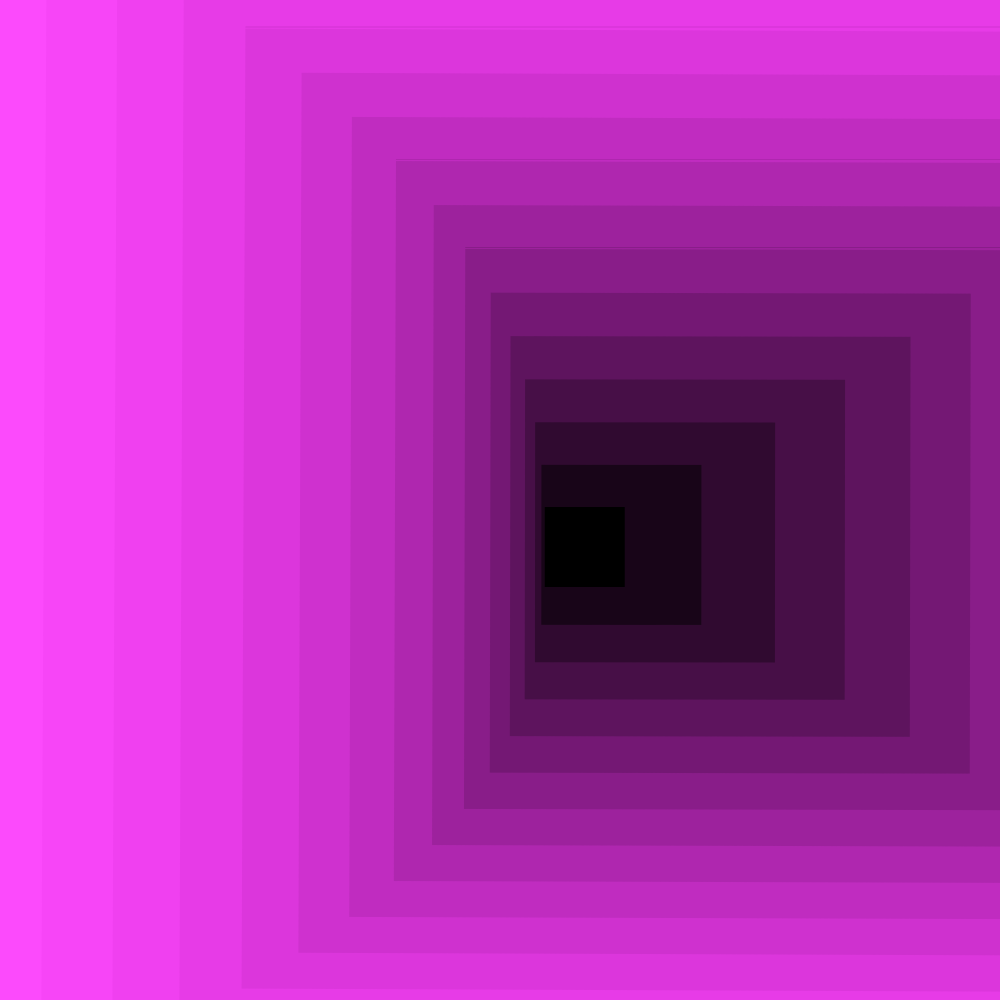
Frame 1 (no input)
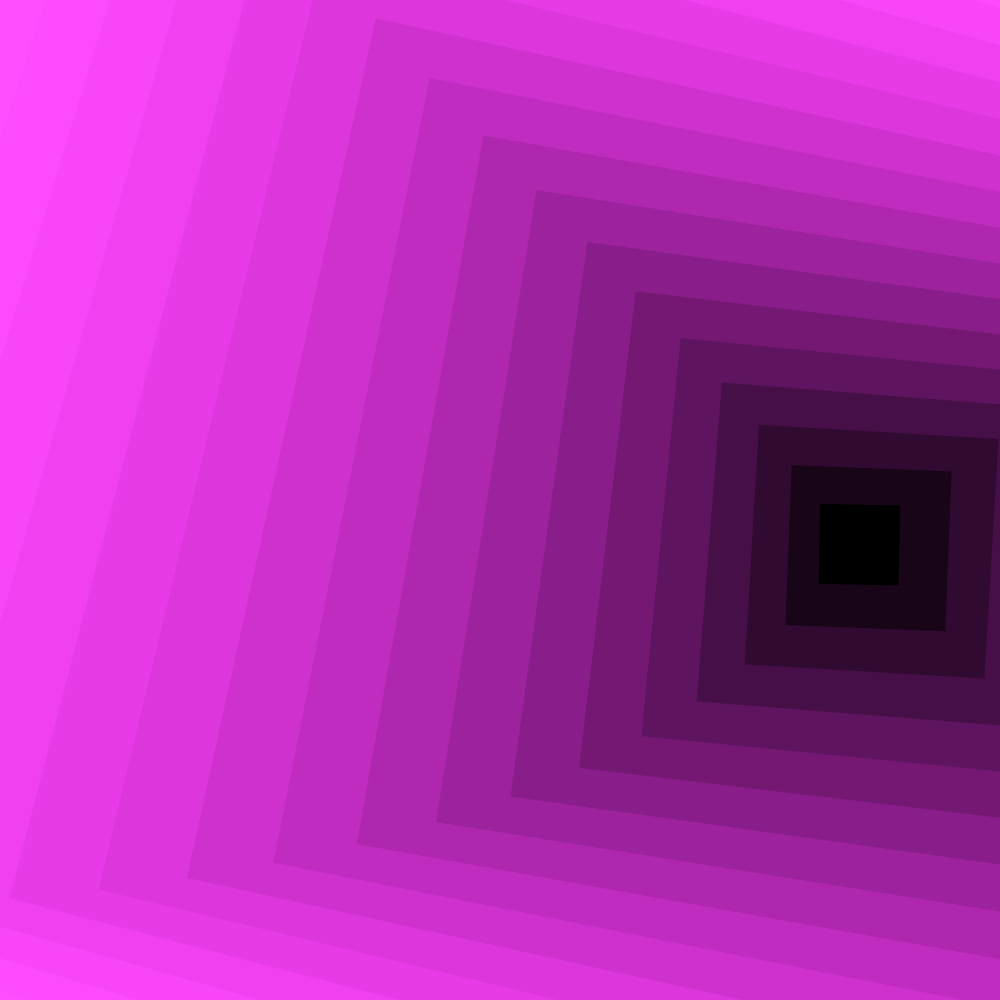
Frame 60 (the mouse pressed at the canvas centre just before this capture)
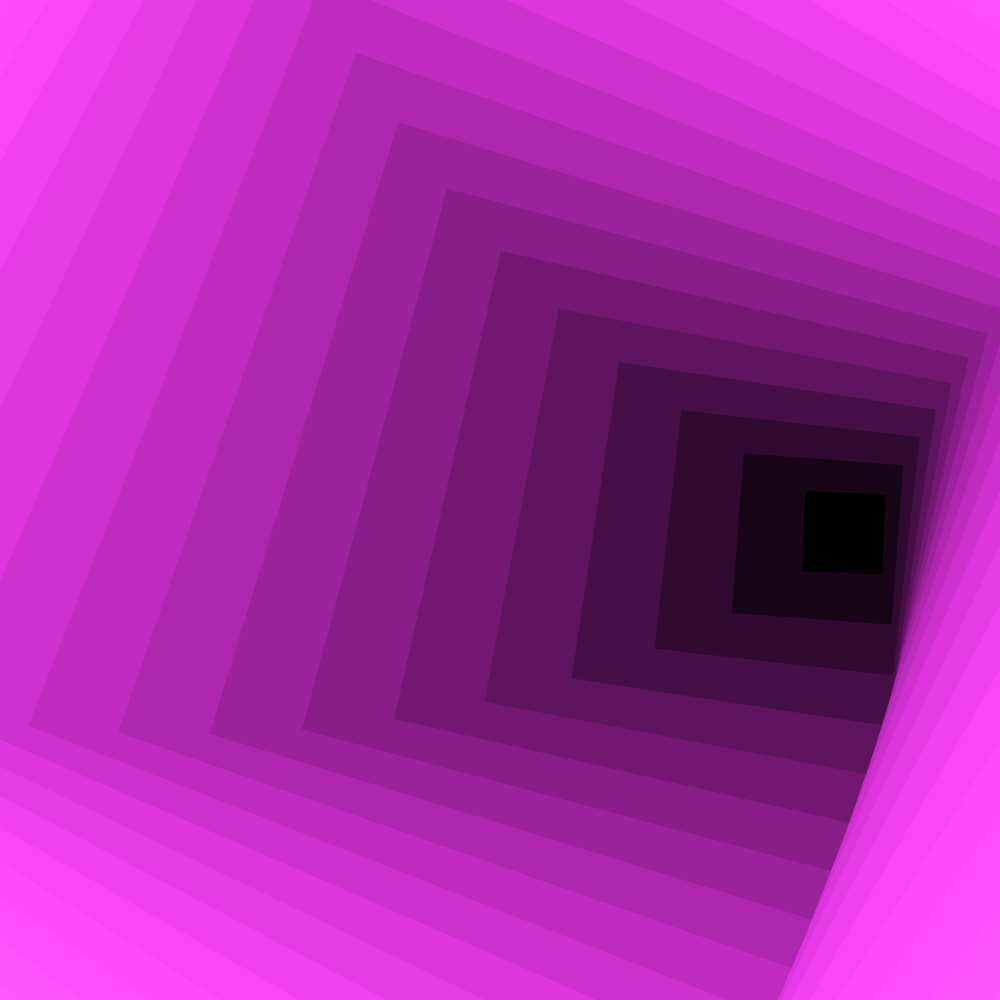
Frame 120 (the mouse held since frame 60 and released just before this capture)

The Processing sketch that drew these frames (run headless with seeded random() and noise(); from frame 60 on, the mouse is pressed at the canvas centre):

// Processing sketch: RotatingRectangles
// ── RotatingRectangles.pde
static final int SCREEN_WIDTH = 1000;
static final int SCREEN_HEIGHT = 1000;

final color RED = color(255, 0, 0);
final color YELLOW = color(255, 0, 255);
final color GREEN = color(0, 255, 255);
final color BLUE = color(255, 255, 0);

ArrayList<PassePartout> frames = new ArrayList();
PassePartout p;

void settings() {
  size(SCREEN_WIDTH, SCREEN_HEIGHT);
}

void setup() {
  frameRate(144);
  
  int passeCount = 25;
  
  for (int i = 0; i < passeCount; i++) {
    frames.add(new PassePartout(SCREEN_WIDTH/passeCount * i, color(255*sin(PI/33*i), 255*sin(PI/160*i), 255*sin(PI/33*i)), 0, 0));
  }
}

void draw() {
  translate(SCREEN_WIDTH / 2, SCREEN_WIDTH / 2);
  background(0);
  

  float count = 1;
  for (PassePartout frame : frames) {
    frame.loc.x = (400 - pow(count, 2)) * sin(PI * frameCount/200.0 + count/10);
    frame.loc.y = (50 - count ) * cos(PI/2 * frameCount/200.0 + count/10);
    frame.display();
    rotate(sin(PI * frameCount/ 600) / PI / 5);
    count++;
  }
}

// ── PassePartout.pde
class PassePartout {
  static final float MARGIN = 500;
  
  float size;
  color c;
  PVector loc;
  float angle;
    
  PassePartout(float size, color c, float x, float y) {
    this.size = size;
    this.c = c;
    this.loc = new PVector(x, y);
    this.angle = 0;
  }
  
  void rotate(float angle) {
    this.angle = angle;
  }
  
  void display() {
    rectMode(RADIUS);
    noStroke();
    fill(c);
    
    // Upper
    rect(loc.x, loc.y + size + MARGIN/2, MARGIN + size, MARGIN/2);
    
    // Lower
    rect(loc.x, loc.y - size - MARGIN/2, MARGIN + size, MARGIN/2);
    
    // Left
    rect(loc.x - size - MARGIN/2, loc.y, MARGIN/2, size+10);
    
    // Right
    rect(loc.x + size + MARGIN/2, loc.y, MARGIN/2, size+10);    
  }
  
}
